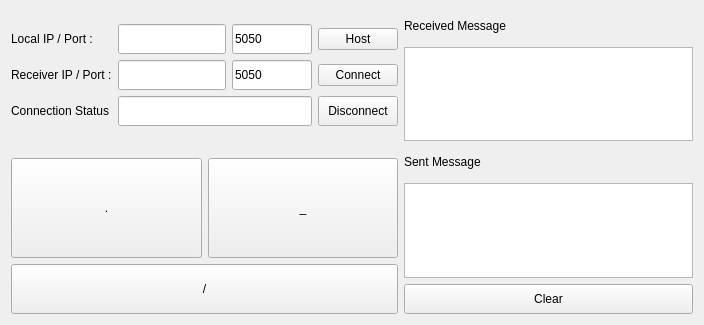
<?xml version="1.0" encoding="UTF-8"?>
<ui version="4.0">
 <class>Form</class>
 <widget class="QWidget" name="Form">
  <property name="geometry">
   <rect>
    <x>0</x>
    <y>0</y>
    <width>704</width>
    <height>325</height>
   </rect>
  </property>
  <property name="windowTitle">
   <string>Morse Transmitter</string>
  </property>
  <layout class="QGridLayout" name="gridLayout">
   <item row="0" column="0">
    <layout class="QVBoxLayout" name="verticalLayout_2">
     <property name="topMargin">
      <number>0</number>
     </property>
     <property name="bottomMargin">
      <number>0</number>
     </property>
     <item>
      <layout class="QGridLayout" name="gridLayout_2">
       <property name="topMargin">
        <number>13</number>
       </property>
       <property name="bottomMargin">
        <number>16</number>
       </property>
       <item row="0" column="2">
        <layout class="QHBoxLayout" name="horizontalLayout_4">
         <property name="leftMargin">
          <number>0</number>
         </property>
         <property name="rightMargin">
          <number>0</number>
         </property>
         <item>
          <layout class="QHBoxLayout" name="horizontalLayout_3">
           <property name="rightMargin">
            <number>0</number>
           </property>
           <item>
            <widget class="QLineEdit" name="ledit_local_ip">
             <property name="minimumSize">
              <size>
               <width>0</width>
               <height>30</height>
              </size>
             </property>
             <property name="readOnly">
              <bool>true</bool>
             </property>
            </widget>
           </item>
           <item>
            <widget class="QLineEdit" name="ledit_local_port">
             <property name="minimumSize">
              <size>
               <width>0</width>
               <height>30</height>
              </size>
             </property>
             <property name="maximumSize">
              <size>
               <width>80</width>
               <height>16777215</height>
              </size>
             </property>
             <property name="text">
              <string>5050</string>
             </property>
            </widget>
           </item>
          </layout>
         </item>
         <item>
          <widget class="QPushButton" name="btn_start_host">
           <property name="minimumSize">
            <size>
             <width>80</width>
             <height>0</height>
            </size>
           </property>
           <property name="text">
            <string>Host</string>
           </property>
          </widget>
         </item>
        </layout>
       </item>
       <item row="1" column="2">
        <layout class="QHBoxLayout" name="horizontalLayout">
         <property name="leftMargin">
          <number>0</number>
         </property>
         <property name="rightMargin">
          <number>0</number>
         </property>
         <item>
          <layout class="QHBoxLayout" name="horizontalLayout_5">
           <property name="rightMargin">
            <number>0</number>
           </property>
           <item>
            <widget class="QLineEdit" name="ledit_receiver_ip">
             <property name="minimumSize">
              <size>
               <width>0</width>
               <height>30</height>
              </size>
             </property>
            </widget>
           </item>
           <item>
            <widget class="QLineEdit" name="ledit_receiver_port">
             <property name="minimumSize">
              <size>
               <width>0</width>
               <height>30</height>
              </size>
             </property>
             <property name="maximumSize">
              <size>
               <width>80</width>
               <height>16777215</height>
              </size>
             </property>
             <property name="text">
              <string>5050</string>
             </property>
            </widget>
           </item>
          </layout>
         </item>
         <item>
          <widget class="QPushButton" name="btn_connect">
           <property name="minimumSize">
            <size>
             <width>80</width>
             <height>0</height>
            </size>
           </property>
           <property name="text">
            <string>Connect</string>
           </property>
          </widget>
         </item>
        </layout>
       </item>
       <item row="0" column="0">
        <widget class="QLabel" name="label_6">
         <property name="minimumSize">
          <size>
           <width>0</width>
           <height>30</height>
          </size>
         </property>
         <property name="text">
          <string>Local IP / Port :</string>
         </property>
        </widget>
       </item>
       <item row="1" column="0">
        <widget class="QLabel" name="label">
         <property name="minimumSize">
          <size>
           <width>0</width>
           <height>30</height>
          </size>
         </property>
         <property name="text">
          <string>Receiver IP / Port :</string>
         </property>
        </widget>
       </item>
       <item row="2" column="0">
        <widget class="QLabel" name="label_5">
         <property name="minimumSize">
          <size>
           <width>0</width>
           <height>30</height>
          </size>
         </property>
         <property name="text">
          <string>Connection Status</string>
         </property>
        </widget>
       </item>
       <item row="2" column="2">
        <layout class="QHBoxLayout" name="horizontalLayout_6">
         <property name="rightMargin">
          <number>0</number>
         </property>
         <item>
          <widget class="QLineEdit" name="ledit_connection_status">
           <property name="minimumSize">
            <size>
             <width>0</width>
             <height>30</height>
            </size>
           </property>
           <property name="readOnly">
            <bool>true</bool>
           </property>
          </widget>
         </item>
         <item>
          <widget class="QPushButton" name="btn_disconnect">
           <property name="minimumSize">
            <size>
             <width>0</width>
             <height>30</height>
            </size>
           </property>
           <property name="text">
            <string>Disconnect</string>
           </property>
          </widget>
         </item>
        </layout>
       </item>
      </layout>
     </item>
     <item>
      <spacer name="verticalSpacer">
       <property name="orientation">
        <enum>Qt::Vertical</enum>
       </property>
       <property name="sizeHint" stdset="0">
        <size>
         <width>20</width>
         <height>40</height>
        </size>
       </property>
      </spacer>
     </item>
     <item>
      <layout class="QHBoxLayout" name="horizontalLayout_2">
       <item>
        <widget class="QPushButton" name="btn_dot">
         <property name="minimumSize">
          <size>
           <width>100</width>
           <height>100</height>
          </size>
         </property>
         <property name="maximumSize">
          <size>
           <width>1000</width>
           <height>100</height>
          </size>
         </property>
         <property name="text">
          <string>.</string>
         </property>
        </widget>
       </item>
       <item>
        <widget class="QPushButton" name="btn_dash">
         <property name="minimumSize">
          <size>
           <width>100</width>
           <height>100</height>
          </size>
         </property>
         <property name="maximumSize">
          <size>
           <width>1000</width>
           <height>100</height>
          </size>
         </property>
         <property name="text">
          <string>_</string>
         </property>
        </widget>
       </item>
      </layout>
     </item>
     <item>
      <widget class="QPushButton" name="btn_slash">
       <property name="minimumSize">
        <size>
         <width>200</width>
         <height>50</height>
        </size>
       </property>
       <property name="maximumSize">
        <size>
         <width>3000</width>
         <height>50</height>
        </size>
       </property>
       <property name="text">
        <string>/</string>
       </property>
      </widget>
     </item>
    </layout>
   </item>
   <item row="0" column="1">
    <layout class="QVBoxLayout" name="verticalLayout_3">
     <property name="topMargin">
      <number>0</number>
     </property>
     <item>
      <layout class="QVBoxLayout" name="verticalLayout">
       <item>
        <widget class="QLabel" name="label_3">
         <property name="minimumSize">
          <size>
           <width>0</width>
           <height>30</height>
          </size>
         </property>
         <property name="text">
          <string>Received Message</string>
         </property>
        </widget>
       </item>
       <item>
        <widget class="QPlainTextEdit" name="pte_message_recv">
         <property name="readOnly">
          <bool>true</bool>
         </property>
        </widget>
       </item>
       <item>
        <widget class="QLabel" name="label_2">
         <property name="minimumSize">
          <size>
           <width>0</width>
           <height>30</height>
          </size>
         </property>
         <property name="text">
          <string>Sent Message</string>
         </property>
        </widget>
       </item>
       <item>
        <widget class="QPlainTextEdit" name="pte_message_sent">
         <property name="readOnly">
          <bool>true</bool>
         </property>
        </widget>
       </item>
       <item>
        <widget class="QPushButton" name="btn_clear">
         <property name="minimumSize">
          <size>
           <width>0</width>
           <height>30</height>
          </size>
         </property>
         <property name="text">
          <string>Clear</string>
         </property>
        </widget>
       </item>
      </layout>
     </item>
    </layout>
   </item>
  </layout>
 </widget>
 <resources/>
 <connections/>
</ui>
